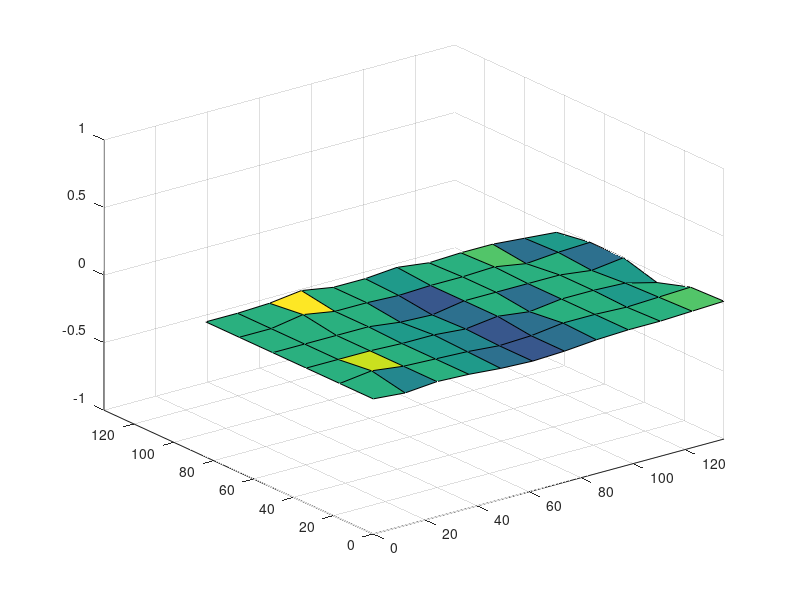
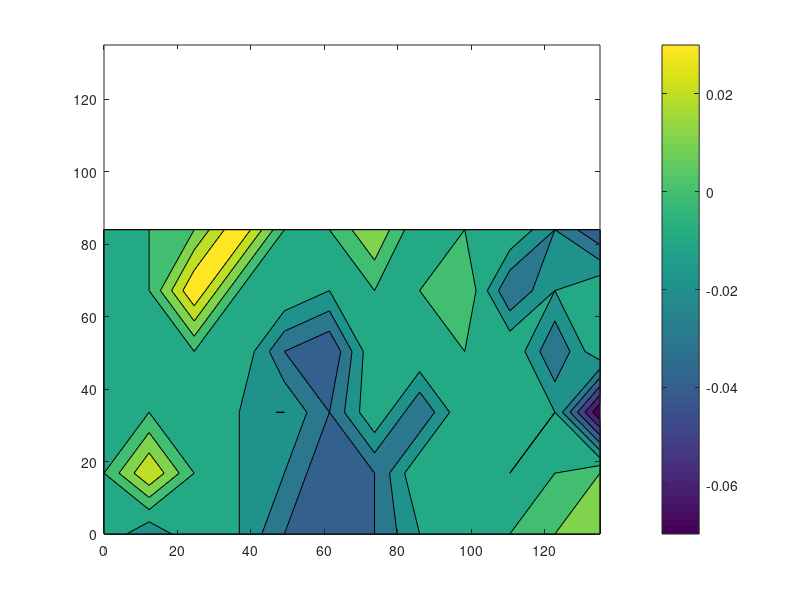
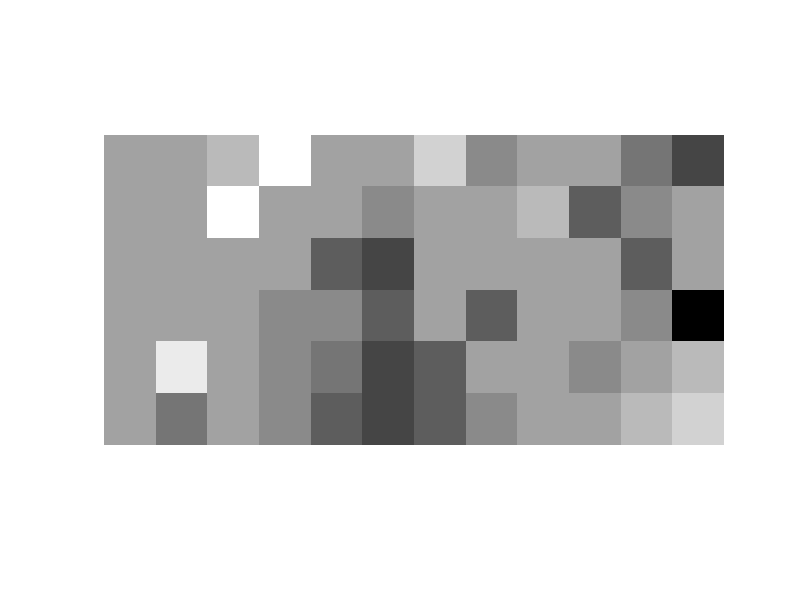
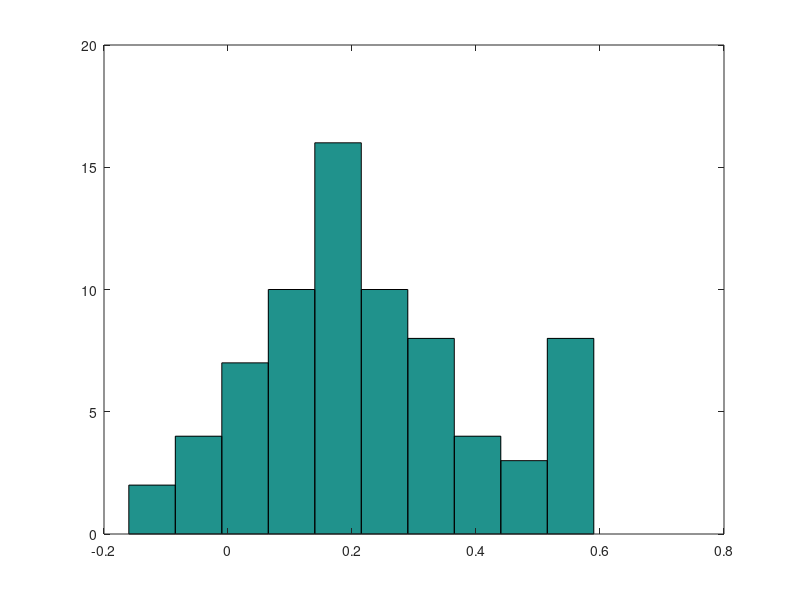

MATLAB code for these plots, in order:
% Script to visualize the Z probing results

clear all
close all
clc

% Probing duration: 0:05:21.202708
dataPrev = [[0.0, 0.21999999999999886, 0.40000000000000213, 0.5500000000000007, 0.620000000000001, 0.620000000000001, 0.5800000000000018, 0.5199999999999996, 0.4800000000000004, 0.40000000000000213, 0.26000000000000156, 0.120000000000001], [-0.07000000000000028, 0.03999999999999915, 0.15000000000000213, 0.26000000000000156, 0.3200000000000003, 0.35999999999999943, 0.33000000000000185, 0.3000000000000007, 0.26000000000000156, 0.23000000000000043, 0.120000000000001, 0.0], [-0.10999999999999943, 0.0, 0.03999999999999915, 0.120000000000001, 0.16000000000000014, 0.21999999999999886, 0.19000000000000128, 0.21999999999999886, 0.19000000000000128, 0.15000000000000213, 0.08000000000000185, 0.0], [-0.16000000000000014, -0.07000000000000028, 0.0, 0.08000000000000185, 0.15000000000000213, 0.19000000000000128, 0.19000000000000128, 0.21999999999999886, 0.21999999999999886, 0.16000000000000014, 0.10999999999999943, 0.0], [-0.07000000000000028, 0.0, 0.03999999999999915, 0.15000000000000213, 0.21999999999999886, 0.26000000000000156, 0.3000000000000007, 0.3200000000000003, 0.3200000000000003, 0.3000000000000007, 0.1999999999999993, 0.08000000000000185], [0.08000000000000185, 0.15000000000000213, 0.21999999999999886, 0.28999999999999915, 0.4299999999999997, 0.4800000000000004, 0.5199999999999996, 0.5899999999999999, 0.5800000000000018, 0.5199999999999996, 0.40000000000000213, 0.23000000000000043]];

% Probing duration: 0:05:21.546490
data = [[0.0, 0.1999999999999993, 0.40000000000000213, 0.5399999999999991, 0.5899999999999999, 0.5800000000000018, 0.5500000000000007, 0.5100000000000016, 0.4800000000000004, 0.40000000000000213, 0.2699999999999996, 0.14000000000000057], [-0.07000000000000028, 0.07000000000000028, 0.15000000000000213, 0.25, 0.3000000000000007, 0.3200000000000003, 0.3000000000000007, 0.3000000000000007, 0.26000000000000156, 0.21999999999999886, 0.120000000000001, 0.010000000000001563], [-0.10999999999999943, 0.0, 0.03999999999999915, 0.10999999999999943, 0.15000000000000213, 0.19000000000000128, 0.19000000000000128, 0.19000000000000128, 0.19000000000000128, 0.15000000000000213, 0.07000000000000028, -0.07000000000000028], [-0.16000000000000014, -0.07000000000000028, 0.0, 0.08000000000000185, 0.120000000000001, 0.15000000000000213, 0.19000000000000128, 0.21999999999999886, 0.21999999999999886, 0.16000000000000014, 0.08000000000000185, 0.0], [-0.07000000000000028, 0.0, 0.08000000000000185, 0.15000000000000213, 0.21999999999999886, 0.25, 0.3000000000000007, 0.3200000000000003, 0.33000000000000185, 0.2699999999999996, 0.19000000000000128, 0.08000000000000185], [0.08000000000000185, 0.15000000000000213, 0.23000000000000043, 0.33000000000000185, 0.4299999999999997, 0.4800000000000004, 0.5399999999999991, 0.5800000000000018, 0.5800000000000018, 0.5199999999999996, 0.379999999999999, 0.19000000000000128]];

N_points = length(data)

grid_len_X = 135;
grid_len_Y = 84;

grid_N_X = 12;
grid_N_Y = 6;

grid_inc_X = grid_len_X/(grid_N_X-1);
grid_inc_Y = grid_len_Y/(grid_N_Y-1);

gridPrev = reshape(dataPrev,grid_N_X,grid_N_Y)';
grid = reshape(data,grid_N_X,grid_N_Y)';

grid = grid-gridPrev;

figure
[X,Y]=meshgrid([0:grid_inc_X:grid_len_X],[0:grid_inc_Y:grid_len_Y]);
surf(X,Y,grid)
xlim([0 grid_len_X])
ylim([0 grid_len_X])
zlim([-1 1])

figure
contourf(X,Y,grid)
xlim([0 grid_len_X])
ylim([0 grid_len_X])
colorbar

figure
imshow(flipdim(grid,1),[min(min(grid)) max(max(grid))])

figure
hist(data)
